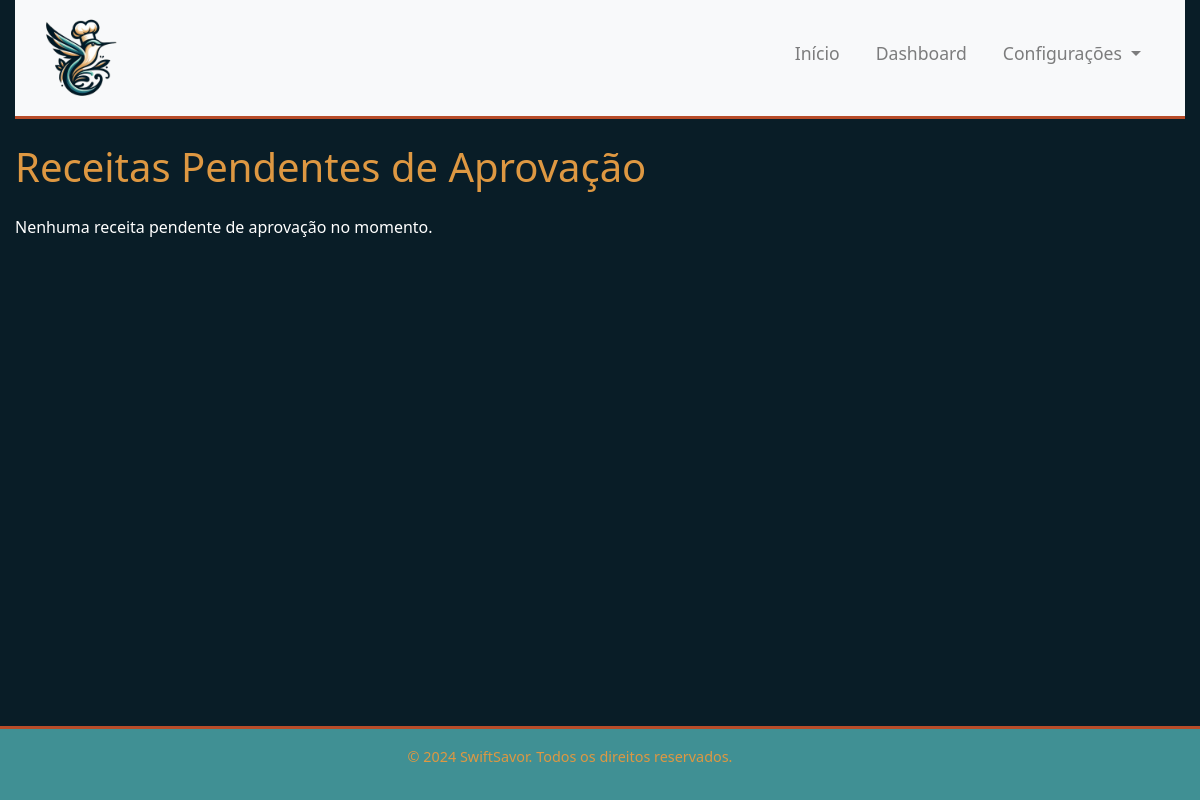
Page /recipes/receitas_pendentes/ (signed in) on the earlier database version.
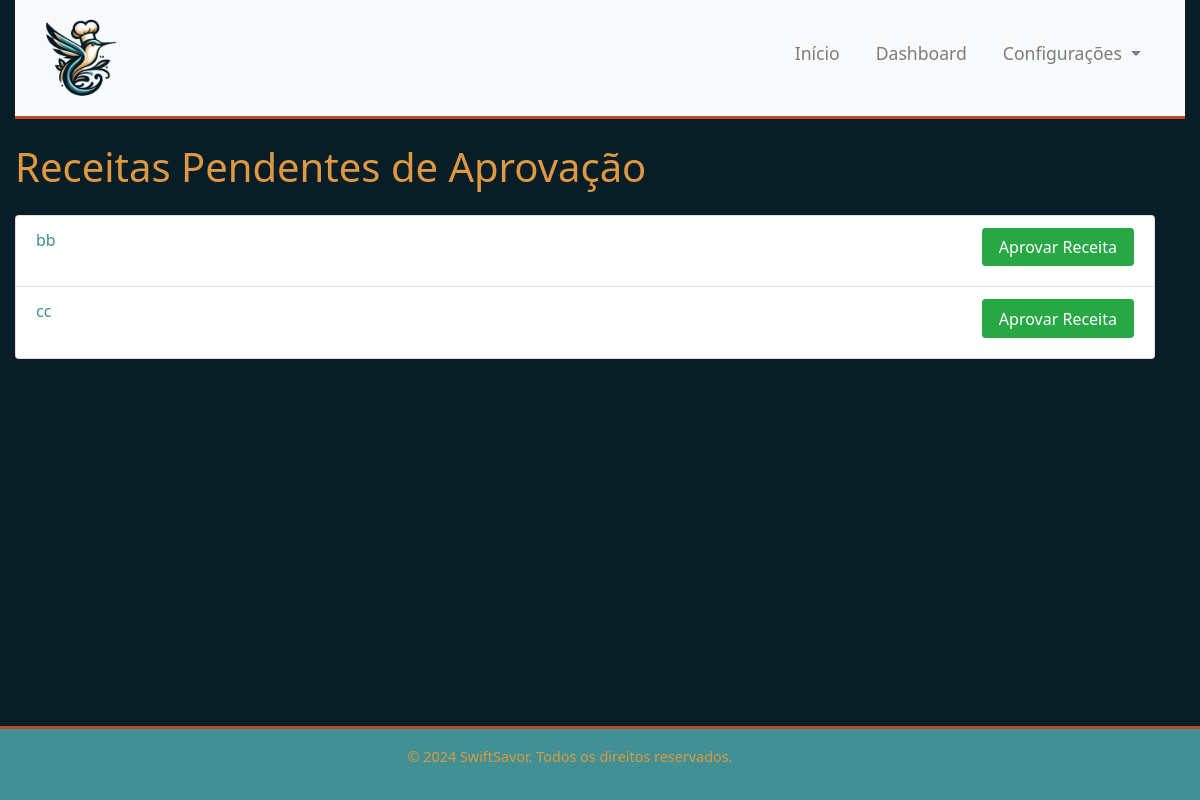
Same page on the later database version.
### recipes/models.py (models this page shows, shortened)
class Receita(models.Model):
    nome = models.CharField(max_length=200)
    ingredientes = models.ManyToManyField(Ingrediente)
    instruções = models.TextField()
    usuario = models.ForeignKey(User, on_delete=models.SET_NULL, null=True, blank=True)
    data_cadastro = models.DateField(auto_now_add=False, default=timezone.now)
    aprovada = models.BooleanField(default=False)

### recipes/views.py (the view)
# urls.py: path('receitas_pendentes/', views.lista_pendentes, name='lista_pendentes'),
@user_passes_test(lambda u: u.is_staff, login_url='index')
def lista_pendentes(request):
    receitas_pendentes = Receita.objects.filter(aprovada=False)
    return render(request, 'recipes/lista_pendentes.html', {'receitas_pendentes': receitas_pendentes})

### recipes/templates/recipes/lista_pendentes.html (shortened to what this page needs)
{% extends 'main/base.html' %}
{% block content %}
    <div class="container mt-4">
        <h1 class="mb-4">Receitas Pendentes de Aprovação</h1>
        {% if receitas_pendentes %}
            <ul class="list-group">
                {% for receita in receitas_pendentes %}
                    <li class="list-group-item">
                        <a href="{% url 'detalhes_receita' receita.id %}">{{ receita.nome }}</a>
                        <form method="post" action="{% url 'aprovar_receita' receita.id %}" class="d-inline">
                            <button type="submit" class="btn btn-success btn-sm float-right">Aprovar Receita</button>
                        </form>
                    </li>
                {% endfor %}
            </ul>
        {% else %}
            <p>Nenhuma receita pendente de aprovação no momento.</p>
        {% endif %}
    </div>
{% endblock %}

Differences in the rows shown:
added Receita: nome "bb"
added Receita: nome "cc"
Other differences:
text no longer shown: "Nenhuma receita pendente de aprovação no momento."
